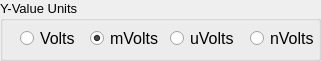
             <widget class="QGroupBox" name="groupBox_5">
              <property name="geometry">
               <rect>
                <x>0</x>
                <y>520</y>
                <width>321</width>
                <height>61</height>
               </rect>
              </property>
              <property name="font">
               <font>
                <pointsize>10</pointsize>
               </font>
              </property>
              <property name="title">
               <string>Y-Value Units</string>
              </property>
              <widget class="QRadioButton" name="radioButtonK2_Volts">
               <property name="geometry">
                <rect>
                 <x>20</x>
                 <y>30</y>
                 <width>82</width>
                 <height>17</height>
                </rect>
               </property>
               <property name="font">
                <font>
                 <pointsize>12</pointsize>
                </font>
               </property>
               <property name="text">
                <string>Volts</string>
               </property>
              </widget>
              <widget class="QRadioButton" name="radioButtonK2_mVolts">
               <property name="geometry">
                <rect>
                 <x>90</x>
                 <y>30</y>
                 <width>71</width>
                 <height>17</height>
                </rect>
               </property>
               <property name="font">
                <font>
                 <pointsize>12</pointsize>
                </font>
               </property>
               <property name="text">
                <string>mVolts</string>
               </property>
               <property name="checked">
                <bool>true</bool>
               </property>
              </widget>
              <widget class="QRadioButton" name="radioButtonK2_uVolts">
               <property name="geometry">
                <rect>
                 <x>170</x>
                 <y>30</y>
                 <width>71</width>
                 <height>17</height>
                </rect>
               </property>
               <property name="font">
                <font>
                 <pointsize>12</pointsize>
                </font>
               </property>
               <property name="text">
                <string>uVolts</string>
               </property>
              </widget>
              <widget class="QRadioButton" name="radioButtonK2_nVolts">
               <property name="geometry">
                <rect>
                 <x>250</x>
                 <y>30</y>
                 <width>71</width>
                 <height>17</height>
                </rect>
               </property>
               <property name="font">
                <font>
                 <pointsize>12</pointsize>
                </font>
               </property>
               <property name="text">
                <string>nVolts</string>
               </property>
              </widget>
             </widget>
